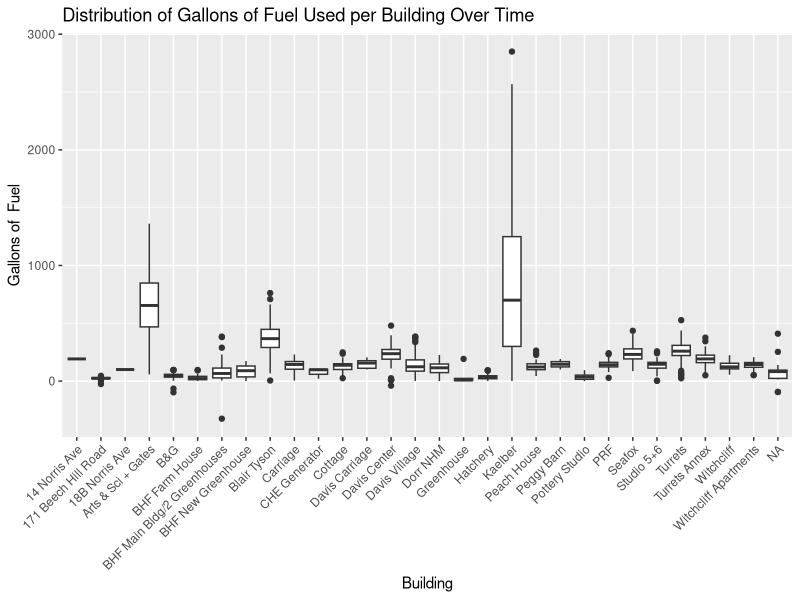
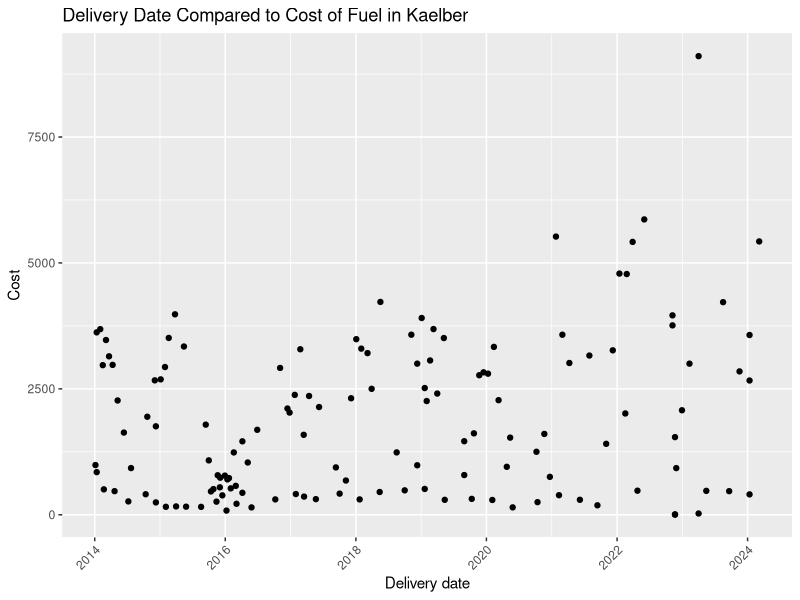
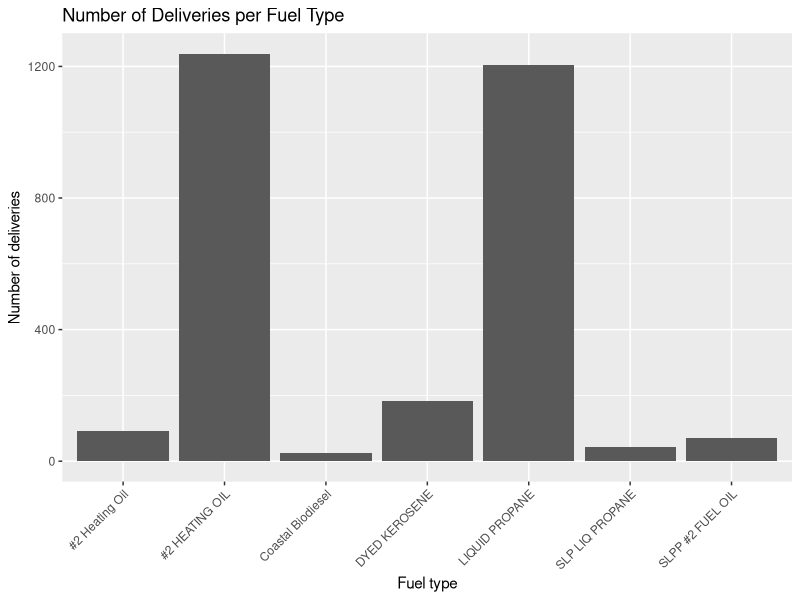
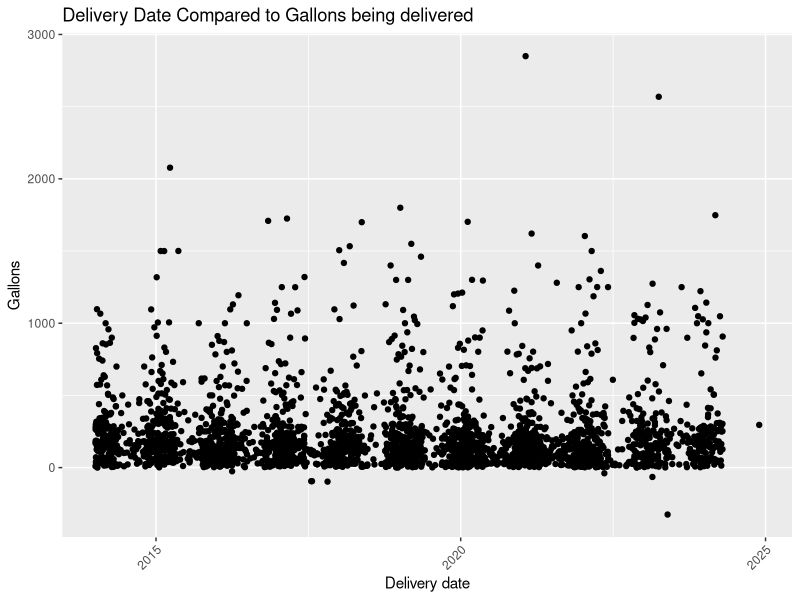

Reproduce these figures in R, in order.
## ---- chunk 1
library(tidyverse)
library(broom)
library(readr)
library(lubridate)
library(ggplot2)


## ---- chunk 2
fuels <- read_csv("../data/Dead-River.csv",
                  col_names = c("X1", "X2", 
                                "Delivery_date", "Fuel_type",
                                "Tank_number", "Building",
                                "Gallons", "Unit_cost",
                                "Cost")) |>
  select(Delivery_date, Fuel_type, Tank_number, Building, Gallons, Unit_cost, Cost) |>
  filter(Delivery_date != "Delivery Date") |> 
  mutate(Delivery_date = mdy(Delivery_date)) |>
  mutate(Tank_number = case_when(
  Tank_number == "Tank 8" ~ "8",
  Tank_number == "Tank 3" ~ "3",
  Tank_number == "Tank 24" ~ "24",
  Tank_number == "Tank 17" ~ "17",
  TRUE ~ Tank_number
),
Tank_number = as.integer(Tank_number)) %>% 
mutate(Cost = case_when(
    Cost == "610.12 cr" ~ "-610.12",
    TRUE ~ Cost
  ),
  Cost = as.numeric(Cost)) %>% 
  mutate(Gallons = as.numeric(Gallons)) %>% 
  mutate(Unit_cost = as.numeric(Unit_cost))
## ---- chunk 3
glimpse(fuels)

## ---- chunk 4
fuels |>
ggplot(aes(x = Building, y = Gallons)) +
  geom_boxplot() +
  labs(x = "Building",
       y = "Gallons of  Fuel",
       title = "Distribution of Gallons of Fuel Used per Building Over Time") +
  scale_x_discrete(guide = guide_axis(angle = 45))

fuels |>
  filter(Building == "Kaelber") |>
  ggplot(aes(x = Delivery_date, y = Cost)) +
  geom_point() +
  scale_x_date(guide = guide_axis(angle = 45)) +
  labs(x = "Delivery date",
       y = "Cost",
       title = "Delivery Date Compared to Cost of Fuel in Kaelber")

fuels |>
ggplot(aes(x = Fuel_type)) +
  geom_bar() +
  scale_x_discrete(guide = guide_axis(angle = 45)) +
  labs(x = "Fuel type",
       y = "Number of deliveries",
       title = "Number of Deliveries per Fuel Type")

ggplot(fuels, aes(x = Delivery_date, y = Gallons)) +
  geom_point() +
  scale_x_date(guide = guide_axis(angle = 45)) +
  labs(x = "Delivery date",
       y = "Gallons",
       title = "Delivery Date Compared to Gallons being delivered")

